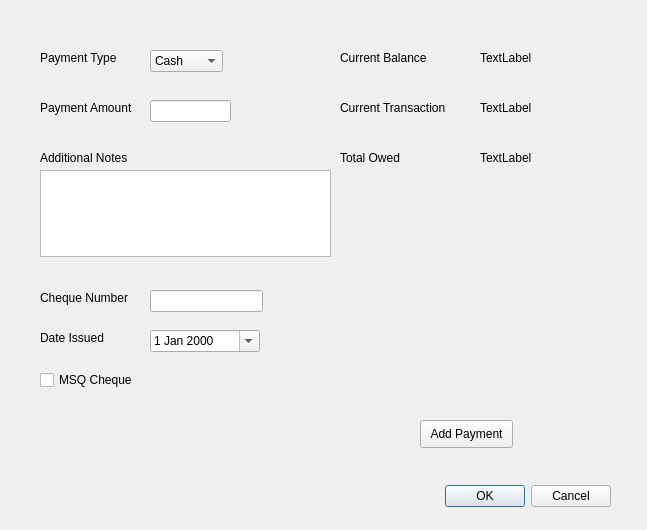
<?xml version="1.0" encoding="UTF-8"?>
<ui version="4.0">
 <class>payment</class>
 <widget class="QDialog" name="payment">
  <property name="geometry">
   <rect>
    <x>0</x>
    <y>0</y>
    <width>647</width>
    <height>530</height>
   </rect>
  </property>
  <property name="windowTitle">
   <string>Dialog</string>
  </property>
  <widget class="QDialogButtonBox" name="paymentBox">
   <property name="geometry">
    <rect>
     <x>150</x>
     <y>480</y>
     <width>461</width>
     <height>32</height>
    </rect>
   </property>
   <property name="orientation">
    <enum>Qt::Horizontal</enum>
   </property>
   <property name="standardButtons">
    <set>QDialogButtonBox::Cancel|QDialogButtonBox::Ok</set>
   </property>
  </widget>
  <widget class="QLabel" name="label">
   <property name="geometry">
    <rect>
     <x>40</x>
     <y>50</y>
     <width>91</width>
     <height>16</height>
    </rect>
   </property>
   <property name="text">
    <string>Payment Type</string>
   </property>
  </widget>
  <widget class="QLabel" name="label_2">
   <property name="geometry">
    <rect>
     <x>40</x>
     <y>100</y>
     <width>131</width>
     <height>16</height>
    </rect>
   </property>
   <property name="text">
    <string>Payment Amount</string>
   </property>
  </widget>
  <widget class="QLabel" name="label_3">
   <property name="geometry">
    <rect>
     <x>40</x>
     <y>150</y>
     <width>121</width>
     <height>16</height>
    </rect>
   </property>
   <property name="text">
    <string>Additional Notes</string>
   </property>
  </widget>
  <widget class="QLabel" name="label_4">
   <property name="geometry">
    <rect>
     <x>340</x>
     <y>50</y>
     <width>121</width>
     <height>16</height>
    </rect>
   </property>
   <property name="text">
    <string>Current Balance</string>
   </property>
  </widget>
  <widget class="QLabel" name="label_5">
   <property name="geometry">
    <rect>
     <x>340</x>
     <y>100</y>
     <width>121</width>
     <height>16</height>
    </rect>
   </property>
   <property name="text">
    <string>Current Transaction</string>
   </property>
  </widget>
  <widget class="QLineEdit" name="paymentInput">
   <property name="geometry">
    <rect>
     <x>150</x>
     <y>100</y>
     <width>81</width>
     <height>22</height>
    </rect>
   </property>
  </widget>
  <widget class="QComboBox" name="paymentDrop">
   <property name="geometry">
    <rect>
     <x>150</x>
     <y>50</y>
     <width>73</width>
     <height>22</height>
    </rect>
   </property>
   <item>
    <property name="text">
     <string>Cash</string>
    </property>
   </item>
   <item>
    <property name="text">
     <string>Cheque</string>
    </property>
   </item>
   <item>
    <property name="text">
     <string>Debit/Credit</string>
    </property>
   </item>
   <item>
    <property name="text">
     <string>Other</string>
    </property>
   </item>
  </widget>
  <widget class="QPlainTextEdit" name="plainTextEdit">
   <property name="geometry">
    <rect>
     <x>40</x>
     <y>170</y>
     <width>291</width>
     <height>87</height>
    </rect>
   </property>
  </widget>
  <widget class="QLabel" name="label_6">
   <property name="geometry">
    <rect>
     <x>40</x>
     <y>290</y>
     <width>111</width>
     <height>16</height>
    </rect>
   </property>
   <property name="text">
    <string>Cheque Number</string>
   </property>
  </widget>
  <widget class="QLabel" name="label_7">
   <property name="geometry">
    <rect>
     <x>40</x>
     <y>330</y>
     <width>71</width>
     <height>16</height>
    </rect>
   </property>
   <property name="text">
    <string>Date Issued</string>
   </property>
  </widget>
  <widget class="QCheckBox" name="msqCheck">
   <property name="geometry">
    <rect>
     <x>40</x>
     <y>370</y>
     <width>121</width>
     <height>20</height>
    </rect>
   </property>
   <property name="text">
    <string>MSQ Cheque</string>
   </property>
  </widget>
  <widget class="QDateEdit" name="chequeDate">
   <property name="geometry">
    <rect>
     <x>150</x>
     <y>330</y>
     <width>110</width>
     <height>22</height>
    </rect>
   </property>
   <property name="calendarPopup">
    <bool>true</bool>
   </property>
  </widget>
  <widget class="QLineEdit" name="chequeInput">
   <property name="geometry">
    <rect>
     <x>150</x>
     <y>290</y>
     <width>113</width>
     <height>22</height>
    </rect>
   </property>
  </widget>
  <widget class="QLabel" name="balanceLabel">
   <property name="geometry">
    <rect>
     <x>480</x>
     <y>50</y>
     <width>55</width>
     <height>16</height>
    </rect>
   </property>
   <property name="text">
    <string>TextLabel</string>
   </property>
  </widget>
  <widget class="QLabel" name="transactionLabel">
   <property name="geometry">
    <rect>
     <x>480</x>
     <y>100</y>
     <width>55</width>
     <height>16</height>
    </rect>
   </property>
   <property name="text">
    <string>TextLabel</string>
   </property>
  </widget>
  <widget class="QPushButton" name="addPaymentButton">
   <property name="geometry">
    <rect>
     <x>420</x>
     <y>420</y>
     <width>93</width>
     <height>28</height>
    </rect>
   </property>
   <property name="text">
    <string>Add Payment</string>
   </property>
  </widget>
  <widget class="QLabel" name="label_8">
   <property name="geometry">
    <rect>
     <x>340</x>
     <y>150</y>
     <width>111</width>
     <height>16</height>
    </rect>
   </property>
   <property name="text">
    <string>Total Owed</string>
   </property>
  </widget>
  <widget class="QLabel" name="owedLabel">
   <property name="geometry">
    <rect>
     <x>480</x>
     <y>150</y>
     <width>55</width>
     <height>16</height>
    </rect>
   </property>
   <property name="text">
    <string>TextLabel</string>
   </property>
  </widget>
 </widget>
 <resources/>
 <connections>
  <connection>
   <sender>paymentBox</sender>
   <signal>accepted()</signal>
   <receiver>payment</receiver>
   <slot>accept()</slot>
   <hints>
    <hint type="sourcelabel">
     <x>248</x>
     <y>254</y>
    </hint>
    <hint type="destinationlabel">
     <x>157</x>
     <y>274</y>
    </hint>
   </hints>
  </connection>
  <connection>
   <sender>paymentBox</sender>
   <signal>rejected()</signal>
   <receiver>payment</receiver>
   <slot>reject()</slot>
   <hints>
    <hint type="sourcelabel">
     <x>316</x>
     <y>260</y>
    </hint>
    <hint type="destinationlabel">
     <x>286</x>
     <y>274</y>
    </hint>
   </hints>
  </connection>
 </connections>
</ui>
